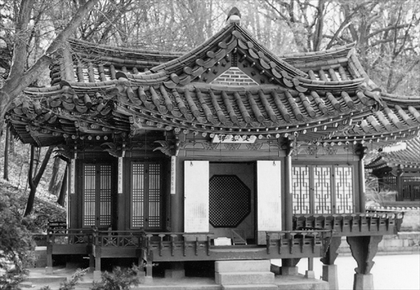
%> input picture house03.tif, 420 x 290 px, shrunk from 512 x 353 before the run
$ octave final0_15.m   (GNU Octave 9; MATLAB toolbox functions it lacks are replaced by stand-ins)
%> lines starting %> are read from the running program, lines starting %| are printed output that depends on the picture
close all
clear all

f=double(imread('house03.tif'));
%> f: size 290x420 double; min 0, max 255, mean 115.3; mean of the top-left, top-right, bottom-left and bottom-right quarters 107.5, 131.2, 91.9, 130.8
[M,N] = size(f);
%> M = 290; N = 420
xx = [0:M-1];
%> xx = 290 values from 0 to 289
yy = [0:N-1];
%> yy = 420 values from 0 to 419

R = M*0.2;
%> R = 58
n = 2;
W = 60;

image(f), colormap gray(256)

for x=0:M-1
    for y=0:N-1
        f(x+1,y+1) = f(x+1,y+1)*(-1)^(x+y);
    end
end
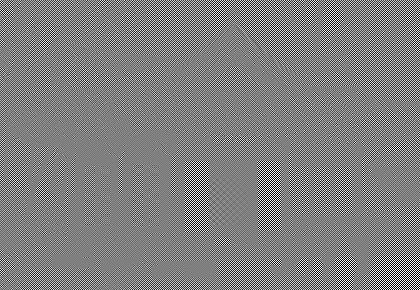
%> f: size 290x420 double; min -255, max 255, mean 0; drawn with min black and max white

F = 1/M/N*fft2(f);

for u=0:M-1
    for v=0:N-1
        r = sqrt((u-M/2)^2 + (v-N/2)^2);
        G(u+1,v+1) = F(u+1,v+1) / (1 + (W*r / (r^2 - R^2))^(2*n));
    end
end

g = M*N*ifft2(G);

for x=0:M-1
    for y=0:N-1
        g(x+1,y+1) = g(x+1,y+1)*(-1)^(x+y);
    end
end
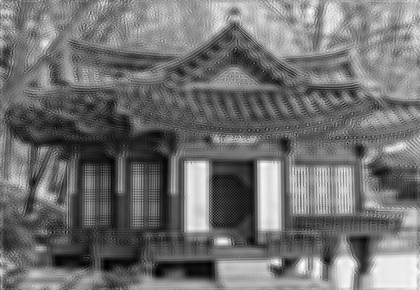
%> g: size 290x420 double; min -7.51, max 268.1, mean 115.3; drawn with min black and max white

% C = 255/log10(1+max(max(abs(G))));
% figure
% image(C*log10(1+abs(G))), colormap gray(256)
figure
image(abs(G)*255), colormap gray(256)
%> after `colormap gray(256)`:
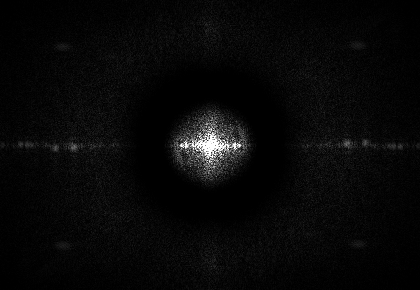
%> displayed picture: size 290x420x3, on the screen's scale of 0 to 255; min 0, max 255, mean 8.3
figure
image(g), colormap gray(256)

$ run again, with house02.tif copied over house03.tif
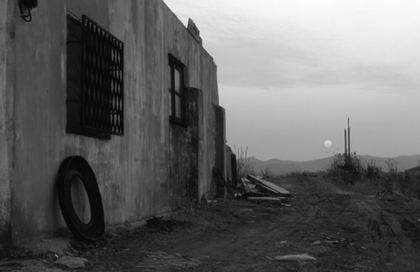
%> input picture house02.tif, 420 x 272 px, shrunk from 512 x 332 before the run
%> after the loop `for x=0:M-1`:
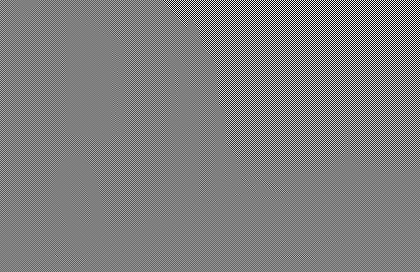
%> f: size 272x420 double; min -254, max 254, mean 0; drawn with min black and max white
%> `colormap gray(256)`:
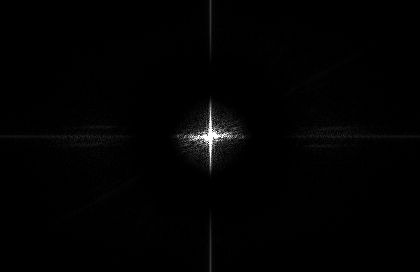
%> displayed picture: size 272x420x3, on the screen's scale of 0 to 255; min 0, max 255, mean 2.3

$ run again, with Boy02.tif copied over house03.tif
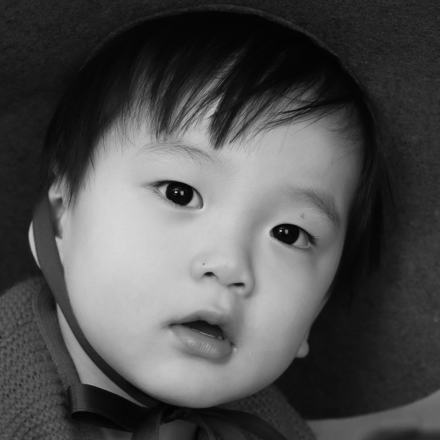
%> input picture Boy02.tif, 440 x 440 px
%> after the loop `for x=0:M-1`:
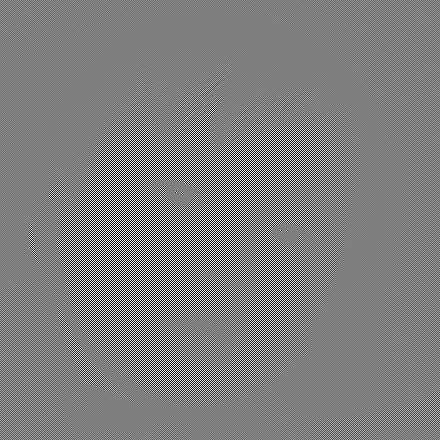
%> f: size 440x440 double; min -215, max 215, mean 0; drawn with min black and max white
%> `colormap gray(256)`:
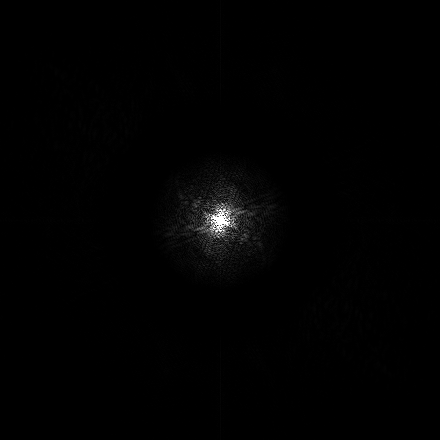
%> displayed picture: size 440x440x3, on the screen's scale of 0 to 255; min 0, max 255, mean 1.7
